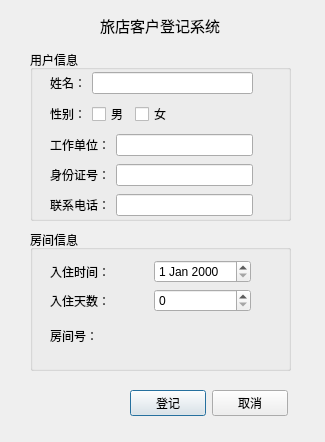
<?xml version="1.0" encoding="UTF-8"?>
<ui version="4.0">
 <class>checkindoubleDialog</class>
 <widget class="QDialog" name="checkindoubleDialog">
  <property name="geometry">
   <rect>
    <x>0</x>
    <y>0</y>
    <width>325</width>
    <height>442</height>
   </rect>
  </property>
  <property name="windowTitle">
   <string>Dialog</string>
  </property>
  <widget class="QWidget" name="layoutWidget_3">
   <property name="geometry">
    <rect>
     <x>130</x>
     <y>390</y>
     <width>158</width>
     <height>27</height>
    </rect>
   </property>
   <layout class="QHBoxLayout" name="horizontalLayout_9">
    <item>
     <widget class="QPushButton" name="pushButtoncheckin1">
      <property name="text">
       <string>登记</string>
      </property>
     </widget>
    </item>
    <item>
     <widget class="QPushButton" name="pushButtoncancel1">
      <property name="text">
       <string>取消</string>
      </property>
     </widget>
    </item>
   </layout>
  </widget>
  <widget class="QGroupBox" name="groupBoxroom">
   <property name="geometry">
    <rect>
     <x>30</x>
     <y>230</y>
     <width>261</width>
     <height>141</height>
    </rect>
   </property>
   <property name="title">
    <string>房间信息</string>
   </property>
   <widget class="QWidget" name="layoutWidget_2">
    <property name="geometry">
     <rect>
      <x>20</x>
      <y>30</y>
      <width>201</width>
      <height>94</height>
     </rect>
    </property>
    <layout class="QVBoxLayout" name="verticalLayout_3">
     <item>
      <layout class="QHBoxLayout" name="horizontalLayout_6">
       <item>
        <widget class="QLabel" name="labelCheckIn">
         <property name="text">
          <string>入住时间：</string>
         </property>
        </widget>
       </item>
       <item>
        <widget class="QDateEdit" name="dateEditCheckIn"/>
       </item>
      </layout>
     </item>
     <item>
      <layout class="QVBoxLayout" name="verticalLayout_2">
       <item>
        <layout class="QHBoxLayout" name="horizontalLayout_7">
         <item>
          <widget class="QLabel" name="labeldays">
           <property name="text">
            <string>入住天数：</string>
           </property>
          </widget>
         </item>
         <item>
          <widget class="QSpinBox" name="spinBoxdays"/>
         </item>
        </layout>
       </item>
      </layout>
     </item>
     <item>
      <layout class="QHBoxLayout" name="horizontalLayout_8">
       <item>
        <widget class="QLabel" name="labelroomnumber">
         <property name="text">
          <string>房间号：</string>
         </property>
        </widget>
       </item>
       <item>
        <widget class="QLabel" name="labelnum">
         <property name="text">
          <string/>
         </property>
        </widget>
       </item>
      </layout>
     </item>
    </layout>
   </widget>
  </widget>
  <widget class="QGroupBox" name="groupBoxguest">
   <property name="geometry">
    <rect>
     <x>30</x>
     <y>50</y>
     <width>261</width>
     <height>171</height>
    </rect>
   </property>
   <property name="title">
    <string>用户信息</string>
   </property>
   <widget class="QWidget" name="layoutWidget">
    <property name="geometry">
     <rect>
      <x>20</x>
      <y>20</y>
      <width>203</width>
      <height>149</height>
     </rect>
    </property>
    <layout class="QVBoxLayout" name="verticalLayout">
     <item>
      <layout class="QHBoxLayout" name="horizontalLayout">
       <item>
        <widget class="QLabel" name="labelname">
         <property name="text">
          <string>姓名：</string>
         </property>
         <property name="buddy">
          <cstring>lineEditname</cstring>
         </property>
        </widget>
       </item>
       <item>
        <widget class="QLineEdit" name="lineEditname"/>
       </item>
      </layout>
     </item>
     <item>
      <layout class="QHBoxLayout" name="horizontalLayout_2">
       <item>
        <widget class="QLabel" name="labelsex">
         <property name="text">
          <string>性别：</string>
         </property>
        </widget>
       </item>
       <item>
        <widget class="QCheckBox" name="checkBoxman">
         <property name="text">
          <string>男</string>
         </property>
        </widget>
       </item>
       <item>
        <widget class="QCheckBox" name="checkBoxwoman">
         <property name="text">
          <string>女</string>
         </property>
        </widget>
       </item>
       <item>
        <spacer name="horizontalSpacer">
         <property name="orientation">
          <enum>Qt::Horizontal</enum>
         </property>
         <property name="sizeHint" stdset="0">
          <size>
           <width>40</width>
           <height>20</height>
          </size>
         </property>
        </spacer>
       </item>
      </layout>
     </item>
     <item>
      <layout class="QHBoxLayout" name="horizontalLayout_3">
       <item>
        <widget class="QLabel" name="labelworkplace">
         <property name="text">
          <string>工作单位：</string>
         </property>
        </widget>
       </item>
       <item>
        <widget class="QLineEdit" name="lineEditworkplace"/>
       </item>
      </layout>
     </item>
     <item>
      <layout class="QHBoxLayout" name="horizontalLayout_4">
       <item>
        <widget class="QLabel" name="labelid">
         <property name="text">
          <string>身份证号：</string>
         </property>
         <property name="buddy">
          <cstring>lineEditid</cstring>
         </property>
        </widget>
       </item>
       <item>
        <widget class="QLineEdit" name="lineEditid"/>
       </item>
      </layout>
     </item>
     <item>
      <layout class="QHBoxLayout" name="horizontalLayout_5">
       <item>
        <widget class="QLabel" name="labelphone">
         <property name="text">
          <string>联系电话：</string>
         </property>
         <property name="buddy">
          <cstring>lineEditphone</cstring>
         </property>
        </widget>
       </item>
       <item>
        <widget class="QLineEdit" name="lineEditphone"/>
       </item>
      </layout>
     </item>
    </layout>
   </widget>
  </widget>
  <widget class="QLabel" name="labeltitle">
   <property name="geometry">
    <rect>
     <x>100</x>
     <y>10</y>
     <width>121</width>
     <height>31</height>
    </rect>
   </property>
   <property name="font">
    <font>
     <pointsize>11</pointsize>
    </font>
   </property>
   <property name="text">
    <string>旅店客户登记系统</string>
   </property>
  </widget>
 </widget>
 <resources/>
 <connections/>
</ui>
